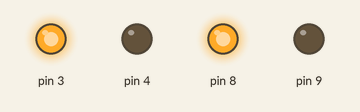
A sketch run on a simulated Arduino Uno, built with avr-gcc and run on an emulated ATmega328P. Shown: output pins drawn as LEDs (lit = HIGH).

Above: at 1.5 s.
At 4.5 s:
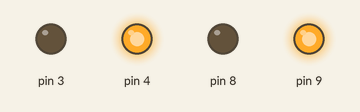
Timing chart, 0 to 7.8 s (numbered marks = the images above):
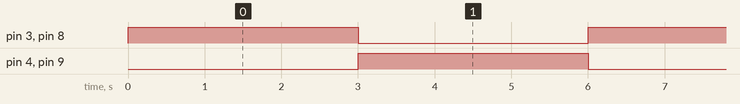

Measured:
- by itself, pin 3, pin 4, pin 8, pin 9: alternates HIGH for 3.0 s and LOW for 3.0 s

The sketch:

tremendous_snicket1__4_.ino
```cpp
void setup () {
  pinMode(3,OUTPUT);
  pinMode(4,OUTPUT);
  pinMode(8,OUTPUT);
  pinMode(9,OUTPUT);
}

void loop()  {
  digitalWrite(3,1);
  digitalWrite(4,0);
  digitalWrite(8,1);
  digitalWrite(9,0);
  delay (3000);
  digitalWrite(3,0);
  digitalWrite(4,1);
  digitalWrite(8,0);
  digitalWrite(9,1);
  delay(3000);
}
```
